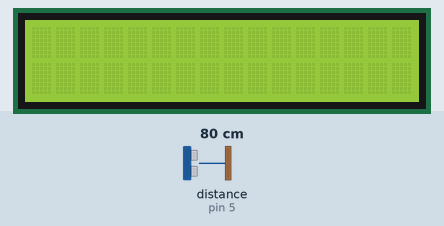
This sketch was run on a simulated Arduino Uno, built with avr-gcc and run on an emulated ATmega328P. On the bench: 16×2 character LCD. Wiring (inferred from the names in the program): ultrasonic range finder: trigger pin 6; echo pin 5. The test bench sets the inputs (shaded band); at power-on: distance to the obstacle (sensor on pin 5) 80 cm. The echo pulse lasts 58.3 µs per cm; what the sketch prints to the serial monitor is not drawn.

Above: at 1.2 s.
1.3 s: distance to the obstacle (sensor on pin 5) set to 56 cm
2.8 s: distance to the obstacle (sensor on pin 5) set to 47 cm
At 3.9 s:
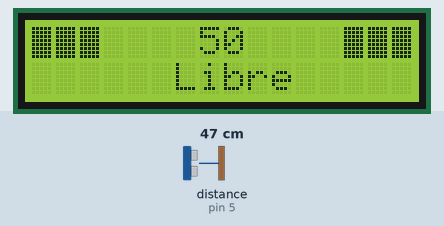
4.6 s: distance to the obstacle (sensor on pin 5) set to 9 cm
At 6.0 s:
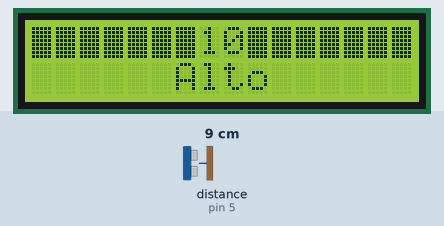
6.3 s: distance to the obstacle (sensor on pin 5) set to 13 cm
At 7.5 s:
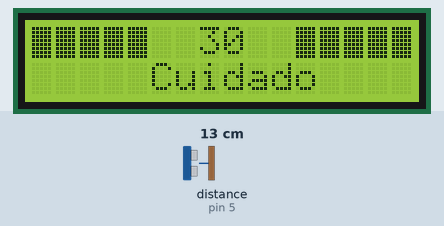
8.3 s: distance to the obstacle (sensor on pin 5) set to 35 cm
At 9.6 s:
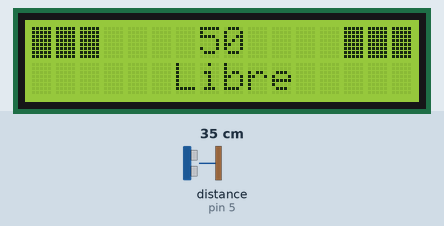
10.3 s: distance to the obstacle (sensor on pin 5) set to 18 cm
At 11.6 s:
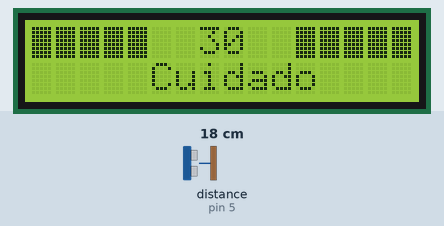
Timing chart, 0 to 13.3 s (numbered marks = the images above; inputs shaded):
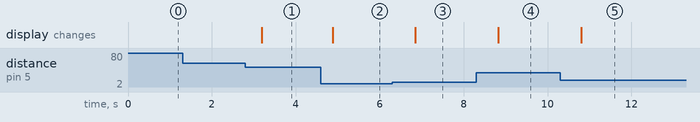

The sketch:

Sensor_de_parqueo.ino
```cpp
/*
Fundacion kinal
Centro tecnico educativo laboral Kinal
Electronica
Grado: Quinto
Seccion: A
Curso: Taller en electronica digital y reparacion de computadoras I
Nombre: Wolf Renato Giovanni Salguero Barrios
Carne: 2021179
*/

#include <Wire.h>
#include <LiquidCrystal_I2C.h>

LiquidCrystal_I2C LCD_W(0x27,16,2);

#define TRIG 6
#define ECO 5
#define Out(pin) pinMode(pin, OUTPUT)
#define In(pin) pinMode(pin, INPUT)
#define sph(pin) digitalWrite(pin, HIGH)
#define spl(pin) digitalWrite(pin, LOW)
int caso;
int distancia;
int duracion;

byte block[] = {
  0b11111,
  0b11111,
  0b11111,
  0b11111,
  0b11111,
  0b11111,
  0b11111,
  0b11111
};


void setup() {

 Serial.begin(9600);
 Out(TRIG);
 In(ECO);
 LCD_W.init();
 LCD_W.backlight();
 LCD_W.createChar(0, block);

}

void loop() {

distancia =  Sensor_ultrasonico();
Serial.println(distancia);


if(distancia <= 50 && distancia >= 29){
  caso = 1;
}

if(distancia <= 30 && distancia >= 11){
  caso = 2;
}

if(distancia <= 10 && distancia >= 4){
  caso = 3;
}

if(distancia > 50){
  caso=4;
}
alarma();
}

int Sensor_ultrasonico(void){
  int _distancia;
  sph(TRIG);
delayMicroseconds(10);
spl(TRIG);
duracion = pulseIn(ECO, HIGH);
_distancia = duracion/58;
delay(250);
return _distancia;
}

void alarma(){
  switch(caso){

  case(1):
  LCD_W.setCursor(0, 0);
  LCD_W.write(byte(0));
  LCD_W.write(byte(0));
  LCD_W.write(byte(0));
  LCD_W.print("    ");
  LCD_W.setCursor(7, 0);
  LCD_W.print("50  ");
  LCD_W.setCursor(11, 0);
  LCD_W.print("  ");
  LCD_W.write(byte(0));
  LCD_W.write(byte(0));
  LCD_W.write(byte(0));
  LCD_W.print("    ");
  LCD_W.setCursor(4, 1);
  LCD_W.print("  Libre  ");
  break;

  case(2):
  LCD_W.setCursor(0, 0);
  LCD_W.write(byte(0));
  LCD_W.write(byte(0));
  LCD_W.write(byte(0));
  LCD_W.write(byte(0));
  LCD_W.write(byte(0));
  LCD_W.print("      ");
  LCD_W.setCursor(7, 0);
  LCD_W.print("30");
  LCD_W.setCursor(11, 0);
  LCD_W.write(byte(0));
  LCD_W.write(byte(0));
  LCD_W.write(byte(0));
  LCD_W.write(byte(0));
  LCD_W.write(byte(0));
  LCD_W.print("      ");
  LCD_W.setCursor(5, 1);
  LCD_W.print("Cuidado");
  break;

  case(3):
  LCD_W.setCursor(0, 0);
  LCD_W.write(byte(0));
  LCD_W.write(byte(0));
  LCD_W.write(byte(0));
  LCD_W.write(byte(0));
  LCD_W.write(byte(0));
  LCD_W.write(byte(0));
  LCD_W.write(byte(0));
  LCD_W.setCursor(7, 0);
  LCD_W.print("10");
  LCD_W.setCursor(9, 0);
  LCD_W.write(byte(0));
  LCD_W.write(byte(0));
  LCD_W.write(byte(0));
  LCD_W.write(byte(0));
  LCD_W.write(byte(0));
  LCD_W.write(byte(0));
  LCD_W.write(byte(0));
  LCD_W.setCursor(3, 1);
  LCD_W.print("   Alto    ");
  break;

  case(4):
  LCD_W.clear();
}
}
```

Measured:
- the behaviour switches between 51 and 50 cm on distance to the obstacle (sensor on pin 5) (found by bisection; images 0 and 1)
- the behaviour switches between 11 and 12 cm on distance to the obstacle (sensor on pin 5) (found by bisection; images 2 and 3)
- after the input at 1.3 s, every drawn part: stays the same
- after the input at 2.8 s, the display: changes after 0.39 s (image 1)
- after the input at 4.6 s, the display: changes after 0.28 s (image 2)
- after the input at 6.3 s, the display: changes after 0.54 s (image 3)
- after the input at 8.3 s, the display: changes after 0.53 s (image 4)
- after the input at 10.3 s, the display: changes after 0.51 s (image 5)
